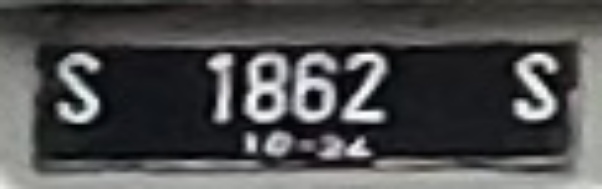
#> input picture dataset_kaggle_only/train/103_S1862S.jpg, 602 x 189 px, found by its file name; its folder holds only this picture in this run
$ python threshold_finder.py
#> lines starting #> are read from the running program, lines starting #| are printed output that depends on the picture; after the words box and inside, x2 and y2 are one past the last pixel; in counts of white or black regions, pixels touching at a corner belong together
import os
import cv2
import numpy as np
from matplotlib import pyplot as plt
from matplotlib.widgets import Slider, TextBox

# Folder dataset
DATASET_FOLDER = 'dataset_v1/train'

# Daftar file gambar
image_files = [f for f in os.listdir(DATASET_FOLDER) if f.lower().endswith(('.png', '.jpg', '.jpeg', '.bmp'))]
if not image_files:
    raise FileNotFoundError("Tidak ditemukan gambar di folder dataset_v1!")

# Parameter awal
current_index = 0
kernel_size = 5
offset = 0.2

def load_and_preprocess_image(filename, kernel_size, offset):
    """Memuat dan memproses gambar dengan preprocessing grayscale dan binarisasi."""
#> called with filename = '103_S1862S.jpg', kernel_size = 5, offset = 0.2
    img = cv2.imread(os.path.join(DATASET_FOLDER, filename))
#> img is the input picture: shape (189, 602, 3); mean B, G, R 78.1, 77.6, 77.4
    if img is None:
        raise FileNotFoundError(f"Gambar {filename} tidak dapat dibuka.")

    # Konversi ke grayscale jika 3 channel
    if len(img.shape) == 3 and img.shape[2] == 3:
        img_gray = cv2.cvtColor(img, cv2.COLOR_BGR2GRAY)
    else:
        img_gray = img

    # Adaptive thresholding berbasis mean lokal
    kernel_size = kernel_size if kernel_size % 2 == 1 else kernel_size + 1  # Pastikan ganjil
    local_mean = cv2.blur(img_gray, (kernel_size, kernel_size))
    binary_img = (img_gray > (local_mean - int(offset * 255))).astype(np.uint8) * 255
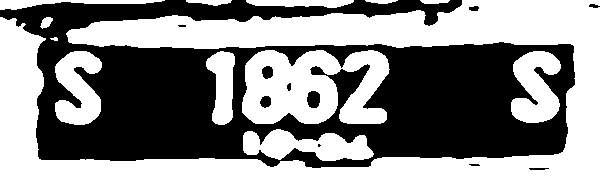
#> binary_img: shape (189, 602); 55.1% white; 11 black regions (3 under 20 px), largest, box (x1, y1, x2, y2) and area: (0, 0, 575, 168) 50541, (307, 91, 320, 108) 185, (262, 66, 273, 79) 115

    return img_gray, binary_img

# [44 lines left out: functions update_display, on_key, update_kernel_text, update_offset_text, not called in this run]

# Setup tampilan dengan Matplotlib
fig, (ax1, ax2) = plt.subplots(1, 2, figsize=(10, 5))
plt.subplots_adjust(bottom=0.35)

# Menampilkan gambar pertama
img_gray, img_bin = load_and_preprocess_image(image_files[current_index], kernel_size, offset)
ax1.imshow(img_gray, cmap='gray')
ax1.set_title(f'Grayscale: {image_files[current_index]}')
ax2.imshow(img_bin, cmap='gray')
ax2.set_title(f'Binarized (Kernel={kernel_size}, Offset={offset})')

# Tambahkan slider untuk kernel size dan offset
ax_slider_kernel = plt.axes([0.2, 0.25, 0.6, 0.03], facecolor='lightgoldenrodyellow')
ax_slider_offset = plt.axes([0.2, 0.2, 0.6, 0.03], facecolor='lightgoldenrodyellow')

slider_kernel = Slider(ax_slider_kernel, 'Kernel Size', 3, 21, valinit=kernel_size, valstep=2)
slider_offset = Slider(ax_slider_offset, 'Offset', 0.0, 1.0, valinit=offset)

# Tambahkan input teks untuk kernel size dan offset di bawah slider
ax_text_kernel = plt.axes([0.2, 0.13, 0.2, 0.04])
ax_text_offset = plt.axes([0.6, 0.13, 0.2, 0.04])

text_kernel = TextBox(ax_text_kernel, 'Input Kernel:', initial=str(kernel_size))
text_offset = TextBox(ax_text_offset, 'Input Offset:', initial=str(offset))

# Hubungkan event slider dan input teks
slider_kernel.on_changed(lambda val: update_display())
slider_offset.on_changed(lambda val: update_display())
text_kernel.on_submit(update_kernel_text)
text_offset.on_submit(update_offset_text)

# Hubungkan event keyboard untuk navigasi gambar
fig.canvas.mpl_connect('key_press_event', on_key)

plt.show()
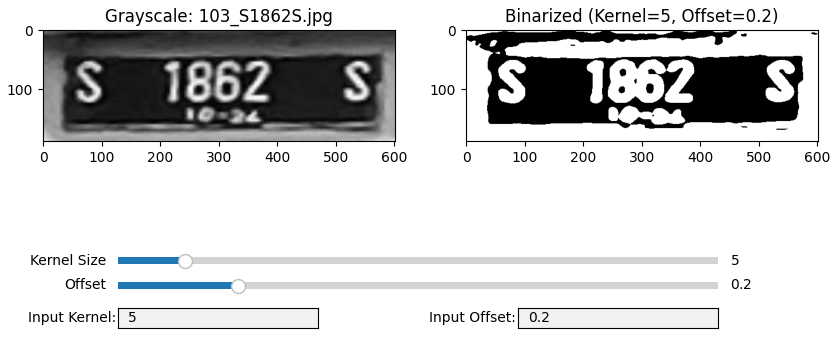
#> figure drawn by matplotlib, 6 panels

$ run again, on dataset_kaggle_only/train/10_B2789KOB.jpg
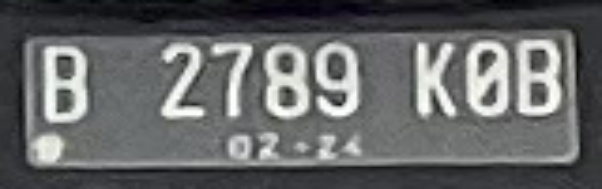
#> input picture dataset_kaggle_only/train/10_B2789KOB.jpg, 602 x 189 px, found by its file name
#> in load_and_preprocess_image, img is the input picture: shape (189, 602, 3); mean B, G, R 102.8, 102.2, 100.9
#> in load_and_preprocess_image, `binary_img = (img_gray > (local_mean - int(offset * 255))).astype(np.u..`:
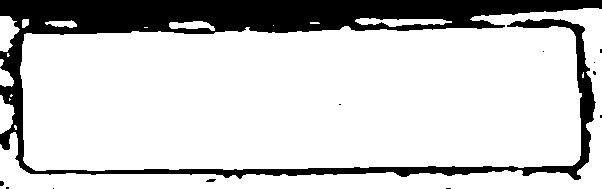
#> binary_img: shape (189, 602); 80.4% white; 12 black regions (10 under 20 px), largest, box (x1, y1, x2, y2) and area: (0, 0, 602, 180) 22217, (206, 179, 216, 182) 23

$ run again, on dataset_kaggle_only/train/1115_A1330FP.jpg
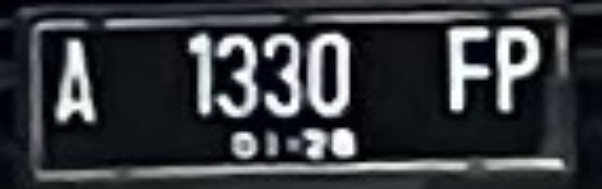
#> input picture dataset_kaggle_only/train/1115_A1330FP.jpg, 602 x 189 px, found by its file name
#> in load_and_preprocess_image, img is the input picture: shape (189, 602, 3); mean B, G, R 63.4, 58.7, 55.8
#> in load_and_preprocess_image, `local_mean = cv2.blur(img_gray, (kernel_size, kernel_size))`:
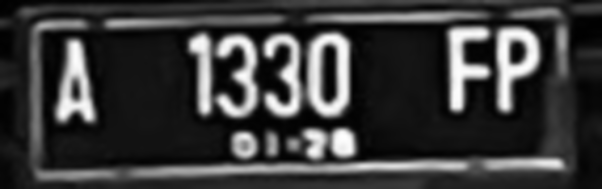
#> local_mean: shape (189, 602); min 0, max 254, mean 58.4
#> in load_and_preprocess_image, `binary_img = (img_gray > (local_mean - int(offset * 255))).astype(np.u..`:
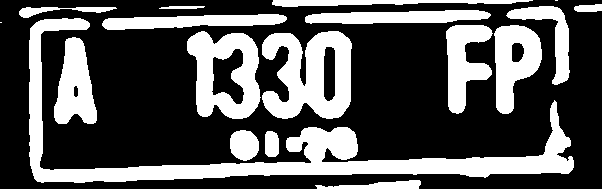
#> binary_img: shape (189, 602); 33.7% white; 18 white regions (2 under 20 px), largest, box (x1, y1, x2, y2) and area: (29, 18, 574, 183) 12676, (262, 31, 352, 119) 5281, (187, 31, 261, 119) 3947
